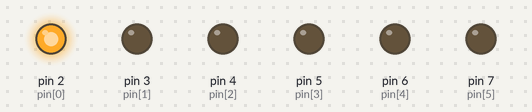
Bench run of a sketch on a simulated Arduino Uno, built with avr-gcc and run on an emulated ATmega328P. Parts: output pins drawn as LEDs (lit = HIGH). At 29.0 s the program stops and its outputs stay as they are.

Above: at 0.1 s.
At 10.1 s:
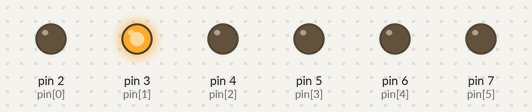
At 15.1 s:
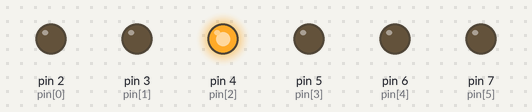
At 23.1 s:
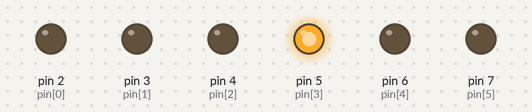
At 27.1 s:
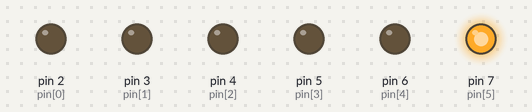
At 29.1 s:
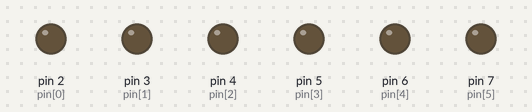
Timing chart, 0 to 30.5 s (numbered marks = the images above):
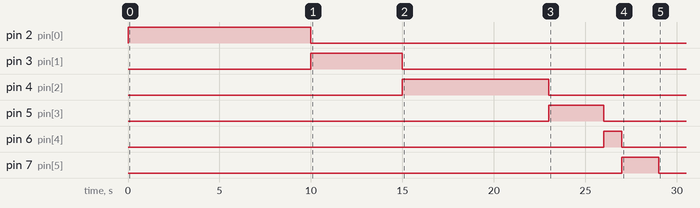

The sketch:

first_in_first_out.ino
```cpp
// C++ code
//Claire Ann Lampios BSCpE-4A
//First In First Out

 int pin[6] = {2,3,4,5,6,7};
 int time[]={10000,5000,8000,3000,1000,2000};
  //an array of time in milliseconds to be used in delay function.
  //index 0 or the P1 has a time of 10 seconds.
  //index 1 or the P2 has a time of 5 seconds.
  //index 2 or the P3 has a time of 8 seconds.
  //index 3 or the P4 has a time of 3 second.
  //index 4 or the P5 has a time of 1 second.
  //index 5 or the P6 has a time of 2 seconds.
int numled= 6;
	//number of LEDs

void setup()
{
  Serial.begin(9600);
  for(int i=0; i<numled; i++){
    pinMode(pin[i], OUTPUT);
	}
}

void loop(){
  for (int i = 0; i <numled; i++){
    digitalWrite(pin[i],HIGH);
    delay(time[i]);
    digitalWrite(pin[i],LOW);
  }
  for(;;){
  }
}
```

Measured:
- by itself, pin 2 (pin[0]): LOW → HIGH at 0.00 s, → LOW 10.0 s later
- by itself, pin 3 (pin[1]): LOW → HIGH at 10.0 s, → LOW 5.0 s later
- by itself, pin 4 (pin[2]): LOW → HIGH at 15.0 s, → LOW 8.0 s later
- by itself, pin 5 (pin[3]): LOW → HIGH at 23.0 s, → LOW 3.0 s later
- by itself, pin 6 (pin[4]): LOW → HIGH at 26.0 s, → LOW 1.0 s later
- by itself, pin 7 (pin[5]): LOW → HIGH at 27.0 s, → LOW 2.0 s later
